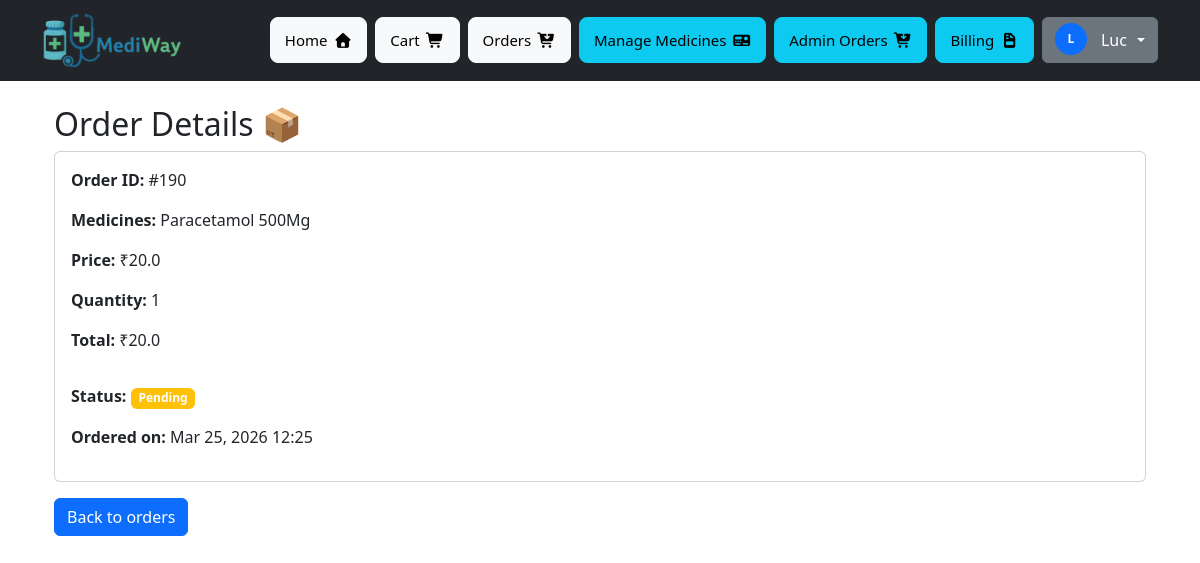
/orders/190/ (signed in), run on the app's committed database.
### core/models.py (models this page shows, shortened)
class Order(models.Model):
    STATUS_CHOICES = [
        ('pending', 'Pending'),
        ('approved', 'Approved'),
        ('rejected', 'Rejected'),
        ('shipped', 'Shipped'),
        ('delivered', 'Delivered'),
    ]
    PAYMENT_STATUS = [
        ('pending', 'Pending'),
        ('success', 'Success'),
        ('failed', 'Failed'),
    ]
    user = models.ForeignKey(User, on_delete=models.CASCADE)
    medicine = models.ForeignKey(Medicine, on_delete=models.CASCADE)
    quantity = models.IntegerField()
    prescription_file = models.FileField(upload_to='prescriptions/', null=True, blank=True)
    status = models.CharField(max_length=20, choices=STATUS_CHOICES, default='pending')
    payment_method = models.CharField(max_length=50, null=True, blank=True)
    payment_status = models.CharField(max_length=20, choices=PAYMENT_STATUS, default='pending')
    transaction_id = models.CharField(max_length=100, null=True, blank=True)
    razorpay_order_id = models.CharField(max_length=200, null=True, blank=True)
    razorpay_payment_id = models.CharField(max_length=200, null=True, blank=True)
    razorpay_signature = models.CharField(max_length=200, null=True, blank=True)
    created_at = models.DateTimeField(auto_now_add=True)
    updated_at = models.DateTimeField(auto_now=True)

class Medicine(models.Model):
    name = models.CharField(max_length=100)
    price = models.FloatField()
    company = models.CharField(max_length=100)
    size = models.CharField(max_length=50)
    image = models.CharField(max_length=255)
    requires_prescription = models.BooleanField(default=False)
    safety_warning = models.TextField(blank=True, null=True)

### core/views.py (the view)
@login_required(login_url='/login/')
def order_detail(request, order_id):
    order = get_object_or_404(Order, id=order_id, user=request.user)
    order.total = order.quantity * order.medicine.price
    return render(request, 'order_detail.html', {'order': order})

### templates/order_detail.html (shortened to what this page needs)
{% extends 'base.html' %} {% block content %}
<div class="container mt-4">
  <h2>Order Details 📦</h2>
  <div class="card p-3">
    <p><strong>Order ID:</strong> #{{ order.id }}</p>
    <p><strong>Medicines:</strong> {{ order.medicine.name }}</p>
    <p><strong>Price:</strong> ₹{{ order.medicine.price }}</p>
    <p><strong>Quantity:</strong> {{ order.quantity }}</p>
    <p><strong>Total:</strong> ₹{{ order.total }}</p>
    <p>
      <strong>Status:</strong>
      <span
        class="badge {% if order.status == 'pending' %}bg-warning {% elif order.status == 'approved' %}bg-success {% elif order.status == 'rejected' %}bg-danger {% elif order.status == 'shipped' %}bg-info {% elif order.status == 'delivered' %}bg-primary {% endif %}"
      >
        {{ order.get_status_display }}
      </span>
    </p>
    <p><strong>Ordered on:</strong> {{ order.created_at|date:'M d, Y H:i' }}</p>
  </div>
  <a href="{% url 'orders' %}" class="btn btn-primary mt-3">Back to orders</a>
</div>
{% endblock %}

### templates/base.html (shortened to what this page needs)
{% load static %}
<!doctype html>
<html lang="en">
  <head>
    <link
      href="https://cdn.jsdelivr.net/npm/bootstrap@5.3.0/dist/css/bootstrap.min.css"
      rel="stylesheet"
    />
    <link
      rel="stylesheet"
      href="https://cdnjs.cloudflare.com/ajax/libs/font-awesome/4.7.0/css/font-awesome.min.css"
    />
    <link
      rel="stylesheet"
      href="https://cdnjs.cloudflare.com/ajax/libs/font-awesome/7.0.1/css/all.min.css"
    />
  </head>
  <body>
    <nav class="navbar navbar-expand-lg navbar-dark bg-dark no-print">
      <div class="container">
        <a class="navbar-brand d-flex align-items-center" href="/">
          <img src="{% static 'img/logo_.png' %}" alt="MediWay" class="me-2" />
        </a>
        <div class="collapse navbar-collapse" id="navbarContent">
          {% if user.is_authenticated %}
          <div
            class="d-flex flex-column flex-lg-row ms-lg-auto gap-2 mt-3 mt-lg-0"
          >
            <a class="btn btn-light nav-btn" href="/">
              Home
              <i class="fa fa-home"></i>
            </a>
            <a class="btn btn-light nav-btn" href="/cart/">
              Cart
              <i class="fa fa-shopping-cart"></i>
            </a>
            <a class="btn btn-light nav-btn" href="/orders/">
              Orders
              <i class="fa-solid fa-cart-arrow-down"></i>
            </a>
            {% if user.is_superuser %}
            <a class="btn btn-info nav-btn" href="/dashboard/">
              Manage Medicines
              <i class="fa-solid fa-tachograph-digital"></i>
            </a>
            <a class="btn btn-info nav-btn" href="/admin-orders/">
              Admin Orders
              <i class="fa-solid fa-cart-arrow-down"></i>
            </a>
            <a class="btn btn-info nav-btn" href="/billing/">
              Billing
              <i class="fa-solid fa-file-invoice"></i>
            </a>
            {% endif %}
            <div class="dropdown">
              <button
                class="btn btn-secondary dropdown-toggle d-flex align-items-center"
                type="button"
                data-bs-toggle="dropdown"
              >
                <span
                  class="badge bg-primary rounded-circle me-2"
                  style="
                    width: 32px;
                    height: 32px;
                    display: inline-flex;
                    align-items: center;
                    justify-content: center;
                  "
                >
                  {{ user.username|slice:":1"|upper }}
                </span>
                {{ user.username }}
              </button>
            </div>
          </div>
          {% endif %}
        </div>
      </div>
    </nav>
    <div class="container mt-4">{% block content %} {% endblock %}</div>
  </body>
</html>

### templates/base.html (style rules this page uses)
body { overflow-x: hidden; }
.navbar-brand img { max-height: 55px; width: auto; }
.nav-btn { white-space: nowrap; padding: 8px 14px; font-size: 15px; border-radius: 8px; }
.navbar .btn { display: flex; align-items: center; justify-content: center; gap: 6px; }

### data on the page
Order: id "190", medicine.name "Paracetamol 500Mg", medicine.price "20.0", quantity "1", total "20.0", status "Pending", created_at "Mar 25, 2026 12:25"

### other printed values
{{ user.username|slice:":1"|upper }} "L"
{{ user.username }} "Luc"
